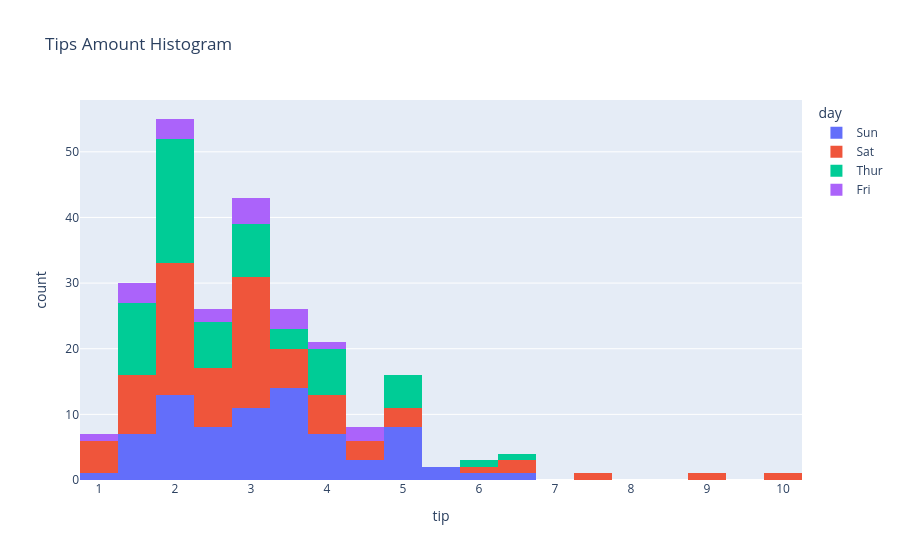

Notebook code cell kept with this figure:
### Code cell
px.histogram(data_frame=tips,x='tip',color='day', title="Tips Amount Histogram")

### Figure 1 — Plotly figure (JSON) as saved in the notebook; plotly's stock layout.template omitted (floating-point values rounded to 4 significant figures)
{"data": [{"alignmentgroup": "True", "bingroup": "x", "hovertemplate": "day=Sun<br>tip=%{x}<br>count=%{y}<extra></extra>", "legendgroup": "Sun", "marker": {"color": "#636efa", "pattern": {"shape": ""}}, "name": "Sun", "offsetgroup": "Sun", "orientation": "v", "showlegend": true, "type": "histogram", "x": [1.01, 1.66, 3.5, 3.31, 3.61, 4.71, 2, 3.12, 1.96, 3.23, 1.71, 5, 1.57, 3, 3.02, 3.92, 1.67, 3.71, 3.5, 2.54, 3.06, 1.32, 5.6, 3, 5, 6, 2.05, 3, 2.5, 2.6, 5.2, 1.56, 4.34, 3.51, 4, 2.55, 4, 3.5, 5.07, 2.5, 2, 2.74, 2, 2, 5.14, 5, 3.75, 2.61, 2, 3.5, 2.5, 2, 2, 3, 3.48, 2.24, 4.5, 5.15, 3.18, 4, 3.11, 2, 2, 4, 3.55, 3.68, 5.65, 3.5, 6.5, 3, 5, 3.5, 2, 3.5, 4, 1.5], "xaxis": "x", "yaxis": "y"}, {"alignmentgroup": "True", "bingroup": "x", "hovertemplate": "day=Sat<br>tip=%{x}<br>count=%{y}<extra></extra>", "legendgroup": "Sat", "marker": {"color": "#EF553B", "pattern": {"shape": ""}}, "name": "Sat", "offsetgroup": "Sat", "orientation": "v", "showlegend": true, "type": "histogram", "x": [3.35, 4.08, 2.75, 2.23, 7.58, 3.18, 2.34, 2, 2, 4.3, 3, 1.45, 2.5, 3, 2.45, 3.27, 3.6, 2, 3.07, 2.31, 5, 2.24, 3, 1.5, 1.76, 6.73, 3.21, 2, 1.98, 3.76, 2.64, 3.15, 2.47, 1, 2.01, 2.09, 1.97, 3, 3.14, 5, 2.2, 1.25, 3.08, 2.5, 3.48, 4.08, 1.64, 4.06, 4.29, 3.76, 4, 3, 1, 1.61, 2, 10, 3.16, 3.41, 3, 2.03, 2.23, 2, 5.16, 9, 2.5, 6.5, 1.1, 3, 1.5, 1.44, 3.09, 3, 2.72, 2.88, 2, 3, 3.39, 1.47, 3, 1.25, 1, 1.17, 4.67, 5.92, 2, 2, 1.75], "xaxis": "x", "yaxis": "y"}, {"alignmentgroup": "True", "bingroup": "x", "hovertemplate": "day=Thur<br>tip=%{x}<br>count=%{y}<extra></extra>", "legendgroup": "Thur", "marker": {"color": "#00cc96", "pattern": {"shape": ""}}, "name": "Thur", "offsetgroup": "Thur", "orientation": "v", "showlegend": true, "type": "histogram", "x": [4, 3, 2.71, 3, 3.4, 1.83, 5, 2.03, 5.17, 2, 4, 5.85, 3, 1.5, 1.8, 2.92, 2.31, 1.68, 2.5, 2, 2.52, 4.2, 1.48, 2, 2, 2.18, 1.5, 2.83, 1.5, 2, 3.25, 1.25, 2, 2, 2, 2.75, 3.5, 6.7, 5, 5, 2.3, 1.5, 1.36, 1.63, 1.73, 2, 4.19, 2.56, 2.02, 4, 1.44, 2, 5, 2, 2, 4, 2.01, 2, 2.5, 4, 3.23, 3], "xaxis": "x", "yaxis": "y"}, {"alignmentgroup": "True", "bingroup": "x", "hovertemplate": "day=Fri<br>tip=%{x}<br>count=%{y}<extra></extra>", "legendgroup": "Fri", "marker": {"color": "#ab63fa", "pattern": {"shape": ""}}, "name": "Fri", "offsetgroup": "Fri", "orientation": "v", "showlegend": true, "type": "histogram", "x": [3, 3.5, 1, 4.3, 3.25, 4.73, 4, 1.5, 3, 1.5, 2.5, 3, 2.2, 3.48, 1.92, 3, 1.58, 2.5, 2], "xaxis": "x", "yaxis": "y"}], "layout": {"barmode": "relative", "legend": {"title": {"text": "day"}, "tracegroupgap": 0}, "title": {"text": "Tips Amount Histogram"}, "xaxis": {"anchor": "y", "domain": [0, 1], "title": {"text": "tip"}}, "yaxis": {"anchor": "x", "domain": [0, 1], "title": {"text": "count"}}}}
